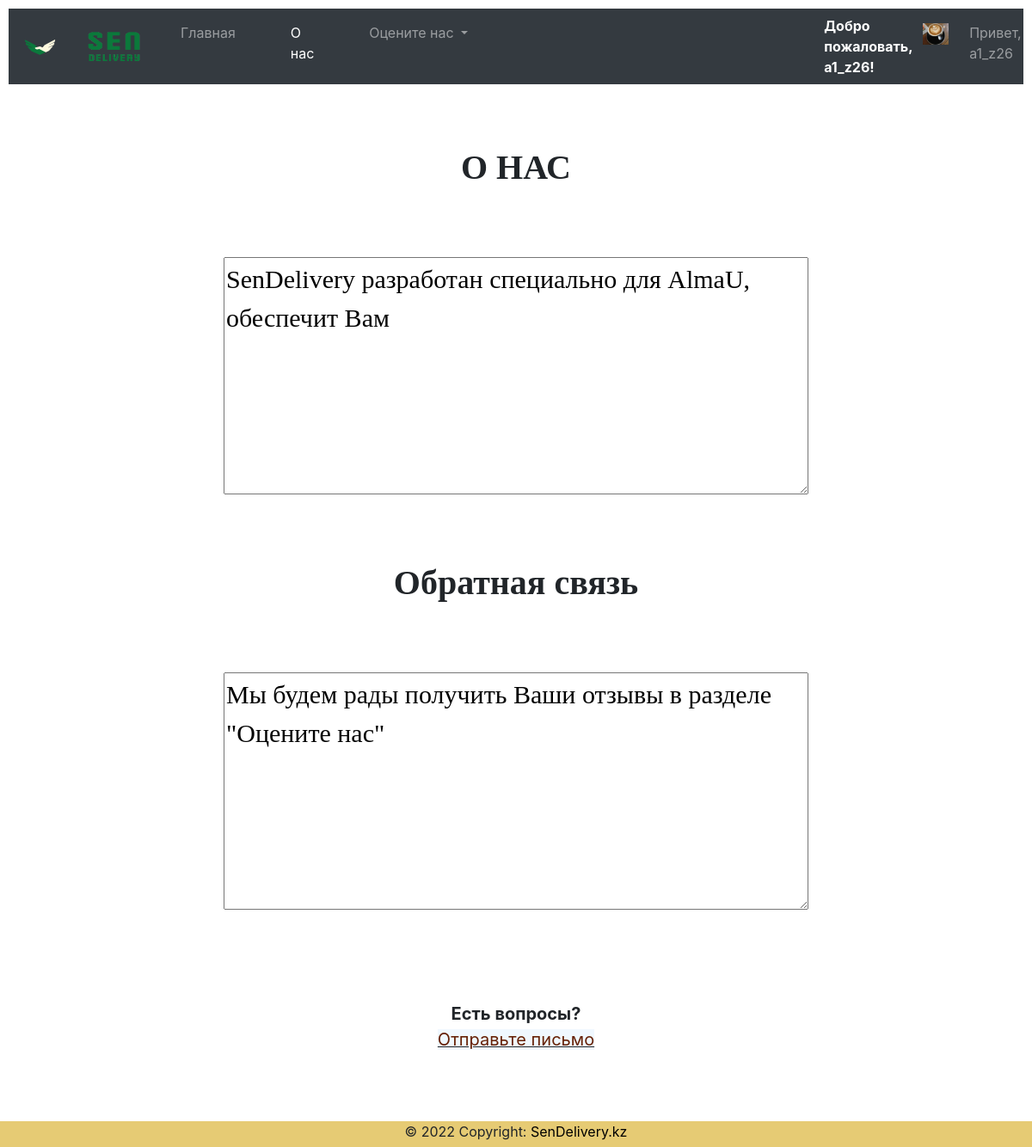
/about/ (signed in), run on the app's committed database.
### cust/models.py (models this page shows, shortened)
class Client(models.Model):
    user=models.OneToOneField(User,on_delete=models.CASCADE)
    phone=models.CharField(max_length=14)
    address=models.CharField(max_length=200)
    city=models.CharField(max_length=40)
    prime=models.BooleanField(default=False)
    state=models.CharField(max_length=40)
    image=models.FileField(upload_to="clients/images/")

### FoodApp/views.py (the view)
# urls.py: path('about/',views.aboutus,name="about"),
def aboutus(request):
    username = request.user.username
    try:
        user = User.objects.get(username=username)
        data = Client.objects.get(user=user)
        context = {'client': data}
        return render(request, 'aboutus.html', context)
    except:
        user = None
        context = {'client': user}
        return render(request, 'aboutus.html', context)

### templates/aboutus.html (shortened to what this page needs)
{% extends 'base.html' %}
{% load static %}
{% block body %}
<br><br><br>
<center ><b><h1 ><b><span  style="font-family: verdana">О НАС</span></b></h1></b></center>
<br><br><br>
<center><textarea name=""  style="font-family: verdana; font-size: 30px;  " cols=40 rows=6 id="demo" ></textarea></center>
<br><br><br>
<center ><b><h1 ><b><span  style="font-family: verdana">Обратная связь</span></b></h1></b></center>
<br><br><br>
<center><textarea name=""  style=" font-family: verdana; font-size: 30px;  " cols=40 rows=6 id="demo2" ></textarea></center>
<div class="container" style=" margin-top:100px;">
<center><b style="font-size: 20px;">Eсть вопросы? </b></center>
<center><u><a href="Sen.delivery@gmail.com" style="color:rgb(102, 33, 6);font-size:20px; background-color:aliceblue">Отправьте письмо</a></center>
</div>
{% endblock %}

### templates/base.html (shortened to what this page needs)
<!doctype html>
{% load static %}
<html lang="en">
  <head>
    <link rel="stylesheet" href="{% static 'CSS/bootstrap.min.css' %}" >
  </head>
  <body>
    <nav class="navbar navbar-expand-lg navbar-dark bg-dark" style="color:black; background-color: lightcoral;">
      <a class="navbar-brand" href="{% static 'Images/MainDragon.png' %}"><img src="{% static 'Images/MainDragon.png' %}" width="40px" height="40px"></a>
      <a class="navbar-brand pr-1" href="\"><img src="{% static 'Images/Finallmage.png' %}" width="100px" height="40px"></a>
  <div class="collapse navbar-collapse" id="navbarSupportedContent">
    <ul class="navbar-nav mr-auto">
      <li {% if request.path == "/" %}class="nav-item active pr-5"{% else %}class="nav-item pr-5"{% endif %}>
        <a class="nav-link" href="\">Главная <span class="sr-only">(current)</span></a>
      </li>
      <li {% if request.path == "/about/" %}class="nav-item active pr-5"{% else %}class="nav-item pr-5"{% endif %}>
        <a class="nav-link" href="/about">О нас</a>
      </li>
      <li class="nav-item dropdown pr-5">
        <a class="nav-link dropdown-toggle" href="#" id="navbarDropdown" role="button" data-toggle="dropdown" aria-haspopup="true" aria-expanded="false">
          Оцените нас
        </a>
       {% if user.is_authenticated %}
       <li class="nav-item dropdown pr-5">
      </li>
      <li class="nav-item ml-6 pl-6">
<b><marquee style="color:white">Добро пожаловать, {{client.user.username}}!</marquee></b></h3>
       </li>
       <li class="nav-item pl-1">
         <a class="nav-link" href="{{ client.image.url }}"><img src="{{ client.image.url }}" alt="" width=30px height=25px></a>
       </li>
	   <li class="nav-item dropdown pl-2">
        <a class="nav-link dropdown" href="#" id="navbarDropdown" role="button" data-toggle="dropdown" aria-haspopup="true" aria-expanded="false">
          Привет, {{ user.get_username }}
        </a>
      </li>
        </li>
    {% endif %}
</ul>
  </div>
</nav>
{% block body %}
{% endblock %}
    <center>
<footer class="page-footer font-small blue">
  <div class="footer-copyright text-center">© 2022 Copyright:
    <a href="\" style="color:black"> SenDelivery.kz</a>
  </div>
</footer>
</center>
  </body>
</html>

### data on the page
Client: user.username "a1_z26", image (picture)

### other printed values
{{ user.get_username }} "a1_z26"
